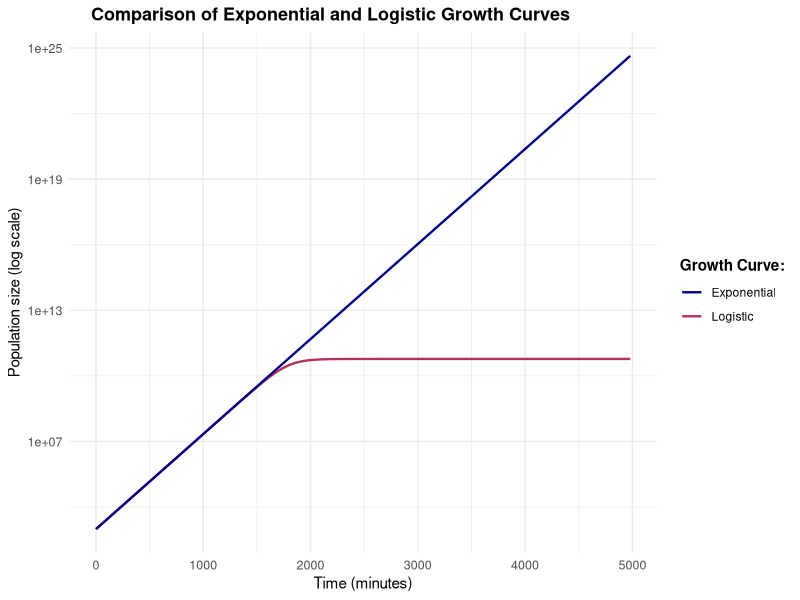

Write R code to recreate this figure.
## Script to plot a comparison curve of exponential and logistic growth ##

# Load necessary packages 

library(ggplot2)

# Create a function for logistic growth 
  
logistic_growth <- function(t, N0, K, r) {
 N <- (N0*K*exp(r*t)) / (K - N0 + N0*exp(r*t))
 return(N)
}

# Create a function for exponential growth 

exp_growth <- function(t, N0, r) {
  N<- (N0*exp(r*t))
  return(N)
}

# Set parameters for growth curves (from previous analysis)
t <- seq(0, 4980, by = 60)
N0 <- exp(6.8941709) 
K <- 5.979e+10
r <- 0.0100086

# Work out populations with parameters

logistic_growth_size <- logistic_growth(t, N0, K, r)
exp_growth_size <- exp_growth(t, N0, r)

# Create a data frame for plotting

growth_data <- data.frame(
  Time = t,
  Logistic = logistic_growth_size,
  Exponential = exp_growth_size
)

# Plot growth curves 

ggplot(growth_data, aes(x=Time)) +
  geom_line(aes(y = Logistic, color = "Logistic"), linewidth = 0.8) +
  geom_line(aes(y = Exponential, color = "Exponential"), linewidth = 0.8) +
  scale_y_continuous(trans = 'log10') +
  labs(
    title = "Comparison of Exponential and Logistic Growth Curves",
    x = "Time (minutes)",
    y = "Population size (log scale)"
  ) +
  scale_color_manual(
    name = "Growth Curve:",
    values = c("Logistic" = "maroon", "Exponential" = "navy")
  ) +
  theme_minimal() +
  theme(
    plot.title = element_text(
      face = "bold",
      size = 13,
      hjust = 0.2),
    axis.title = element_text(
      hjust = 0.5,
      size = 11),
    axis.text = element_text(
      size = 9),
    legend.title = element_text(
      size = 11,
      face = "bold"))








